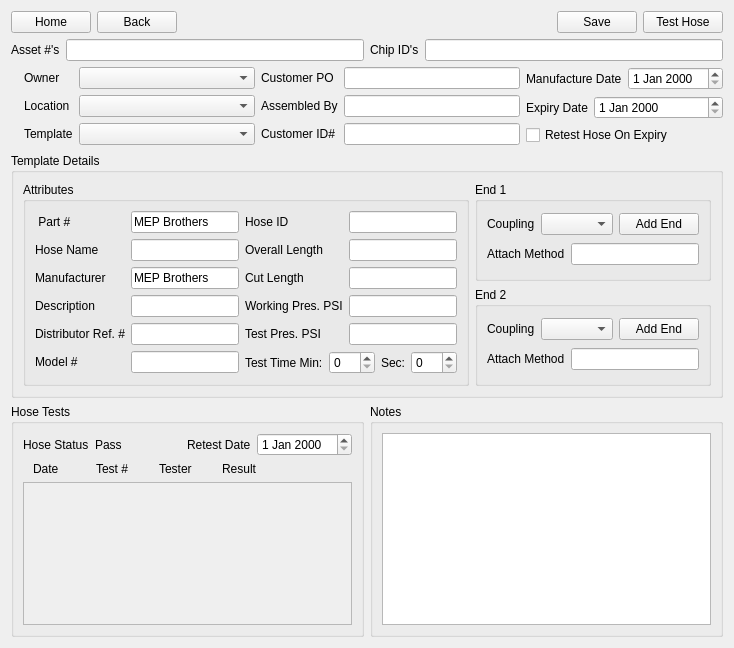
      <widget class="QWidget" name="AddHose">
       <layout class="QVBoxLayout" name="verticalLayout_30">
        <item>
         <layout class="QHBoxLayout" name="horizontalLayout_49">
          <item>
           <widget class="QPushButton" name="GoToHome_AddHose">
            <property name="text">
             <string>Home</string>
            </property>
           </widget>
          </item>
          <item>
           <widget class="QPushButton" name="GoBack_AddHose">
            <property name="text">
             <string>Back</string>
            </property>
           </widget>
          </item>
          <item>
           <spacer name="horizontalSpacer_13">
            <property name="orientation">
             <enum>Qt::Horizontal</enum>
            </property>
            <property name="sizeHint" stdset="0">
             <size>
              <width>40</width>
              <height>20</height>
             </size>
            </property>
           </spacer>
          </item>
          <item>
           <widget class="QPushButton" name="SaveChanges_AddHose">
            <property name="text">
             <string>Save</string>
            </property>
           </widget>
          </item>
          <item>
           <widget class="QPushButton" name="GoToTestHose_AddHose">
            <property name="text">
             <string>Test Hose</string>
            </property>
           </widget>
          </item>
         </layout>
        </item>
        <item>
         <layout class="QHBoxLayout" name="horizontalLayout_61">
          <item>
           <widget class="QLabel" name="label_93">
            <property name="text">
             <string>Asset #'s</string>
            </property>
           </widget>
          </item>
          <item>
           <widget class="QLineEdit" name="AssetNumbers_AddHose"/>
          </item>
          <item>
           <widget class="QLabel" name="label_94">
            <property name="text">
             <string>Chip ID's</string>
            </property>
           </widget>
          </item>
          <item>
           <widget class="QLineEdit" name="ChipIds_AddHose"/>
          </item>
         </layout>
        </item>
        <item>
         <layout class="QHBoxLayout" name="horizontalLayout_58">
          <item>
           <widget class="QLabel" name="HoseImage_AddHose">
            <property name="minimumSize">
             <size>
              <width>0</width>
              <height>80</height>
             </size>
            </property>
            <property name="maximumSize">
             <size>
              <width>120</width>
              <height>80</height>
             </size>
            </property>
            <property name="text">
             <string/>
            </property>
           </widget>
          </item>
          <item>
           <layout class="QGridLayout" name="gridLayout_4">
            <item row="1" column="3">
             <widget class="QLineEdit" name="AssembledBy_AddHose">
              <property name="sizePolicy">
               <sizepolicy hsizetype="Expanding" vsizetype="Fixed">
                <horstretch>1</horstretch>
                <verstretch>0</verstretch>
               </sizepolicy>
              </property>
             </widget>
            </item>
            <item row="0" column="0">
             <widget class="QLabel" name="label_100">
              <property name="text">
               <string>Owner</string>
              </property>
             </widget>
            </item>
            <item row="1" column="0">
             <widget class="QLabel" name="label_99">
              <property name="text">
               <string>Location</string>
              </property>
             </widget>
            </item>
            <item row="2" column="1">
             <widget class="QComboBox" name="HoseTemplate_AddHose"/>
            </item>
            <item row="1" column="1">
             <widget class="QComboBox" name="HoseLocation_addHose">
              <property name="sizePolicy">
               <sizepolicy hsizetype="Preferred" vsizetype="Fixed">
                <horstretch>1</horstretch>
                <verstretch>0</verstretch>
               </sizepolicy>
              </property>
             </widget>
            </item>
            <item row="0" column="3">
             <widget class="QLineEdit" name="PONumber_AddHose">
              <property name="sizePolicy">
               <sizepolicy hsizetype="Expanding" vsizetype="Fixed">
                <horstretch>1</horstretch>
                <verstretch>0</verstretch>
               </sizepolicy>
              </property>
             </widget>
            </item>
            <item row="2" column="0">
             <widget class="QLabel" name="label_76">
              <property name="text">
               <string>Template</string>
              </property>
             </widget>
            </item>
            <item row="0" column="1">
             <widget class="QComboBox" name="HoseOwner_AddHose">
              <property name="sizePolicy">
               <sizepolicy hsizetype="Preferred" vsizetype="Fixed">
                <horstretch>1</horstretch>
                <verstretch>0</verstretch>
               </sizepolicy>
              </property>
             </widget>
            </item>
            <item row="0" column="2">
             <widget class="QLabel" name="label_95">
              <property name="text">
               <string>Customer PO</string>
              </property>
             </widget>
            </item>
            <item row="1" column="2">
             <widget class="QLabel" name="label_98">
              <property name="text">
               <string>Assembled By</string>
              </property>
             </widget>
            </item>
            <item row="2" column="2">
             <widget class="QLabel" name="label_15">
              <property name="text">
               <string>Customer ID#</string>
              </property>
             </widget>
            </item>
            <item row="2" column="3">
             <widget class="QLineEdit" name="CustomerIDNumber_AddHose"/>
            </item>
           </layout>
          </item>
          <item>
           <layout class="QVBoxLayout" name="verticalLayout_13">
            <item>
             <layout class="QHBoxLayout" name="horizontalLayout_29">
              <item>
               <widget class="QLabel" name="label_104">
                <property name="text">
                 <string>Manufacture Date</string>
                </property>
               </widget>
              </item>
              <item>
               <widget class="QDateEdit" name="ManufactureDate_AddHose">
                <property name="sizePolicy">
                 <sizepolicy hsizetype="Minimum" vsizetype="Fixed">
                  <horstretch>1</horstretch>
                  <verstretch>0</verstretch>
                 </sizepolicy>
                </property>
               </widget>
              </item>
             </layout>
            </item>
            <item>
             <layout class="QHBoxLayout" name="horizontalLayout_57">
              <item>
               <widget class="QLabel" name="label_103">
                <property name="text">
                 <string>Expiry Date</string>
                </property>
               </widget>
              </item>
              <item>
               <widget class="QDateEdit" name="ExpiryDate_AddHose">
                <property name="sizePolicy">
                 <sizepolicy hsizetype="Minimum" vsizetype="Fixed">
                  <horstretch>1</horstretch>
                  <verstretch>0</verstretch>
                 </sizepolicy>
                </property>
               </widget>
              </item>
             </layout>
            </item>
            <item>
             <widget class="QCheckBox" name="RetestCheckBox_AddHose">
              <property name="sizePolicy">
               <sizepolicy hsizetype="Minimum" vsizetype="Fixed">
                <horstretch>1</horstretch>
                <verstretch>0</verstretch>
               </sizepolicy>
              </property>
              <property name="text">
               <string>Retest Hose On Expiry</string>
              </property>
             </widget>
            </item>
           </layout>
          </item>
         </layout>
        </item>
        <item>
         <widget class="QGroupBox" name="groupBox_21">
          <property name="title">
           <string>Template Details</string>
          </property>
          <layout class="QHBoxLayout" name="horizontalLayout_56">
           <item>
            <widget class="QGroupBox" name="groupBox_22">
             <property name="title">
              <string>Attributes</string>
             </property>
             <layout class="QHBoxLayout" name="horizontalLayout_50">
              <item>
               <layout class="QFormLayout" name="formLayout_5">
                <item row="0" column="0">
                 <widget class="QLabel" name="label_96">
                  <property name="text">
                   <string> Part #</string>
                  </property>
                 </widget>
                </item>
                <item row="0" column="1">
                 <widget class="QLineEdit" name="TemplatePartNumber_AddHose">
                  <property name="sizePolicy">
                   <sizepolicy hsizetype="Expanding" vsizetype="Fixed">
                    <horstretch>1</horstretch>
                    <verstretch>0</verstretch>
                   </sizepolicy>
                  </property>
                  <property name="text">
                   <string>MEP Brothers</string>
                  </property>
                 </widget>
                </item>
                <item row="1" column="0">
                 <widget class="QLabel" name="label_97">
                  <property name="text">
                   <string>Hose Name</string>
                  </property>
                 </widget>
                </item>
                <item row="1" column="1">
                 <widget class="QLineEdit" name="TemplateHoseName_AddHose">
                  <property name="sizePolicy">
                   <sizepolicy hsizetype="Expanding" vsizetype="Fixed">
                    <horstretch>1</horstretch>
                    <verstretch>0</verstretch>
                   </sizepolicy>
                  </property>
                 </widget>
                </item>
                <item row="2" column="0">
                 <widget class="QLabel" name="label_106">
                  <property name="text">
                   <string>Manufacturer</string>
                  </property>
                 </widget>
                </item>
                <item row="2" column="1">
                 <widget class="QLineEdit" name="HoseManufacturer_AddHose_2">
                  <property name="sizePolicy">
                   <sizepolicy hsizetype="Expanding" vsizetype="Fixed">
                    <horstretch>1</horstretch>
                    <verstretch>0</verstretch>
                   </sizepolicy>
                  </property>
                  <property name="text">
                   <string>MEP Brothers</string>
                  </property>
                 </widget>
                </item>
                <item row="3" column="0">
                 <widget class="QLabel" name="label_107">
                  <property name="text">
                   <string>Description</string>
                  </property>
                 </widget>
                </item>
                <item row="3" column="1">
                 <widget class="QLineEdit" name="TemplateDescription_AddHose">
                  <property name="sizePolicy">
                   <sizepolicy hsizetype="Expanding" vsizetype="Fixed">
                    <horstretch>1</horstretch>
                    <verstretch>0</verstretch>
                   </sizepolicy>
                  </property>
                 </widget>
                </item>
                <item row="4" column="0">
                 <widget class="QLabel" name="label_80">
                  <property name="text">
                   <string>Distributor Ref. #</string>
                  </property>
                 </widget>
                </item>
                <item row="4" column="1">
                 <widget class="QLineEdit" name="TemplateDistRef_AddHose">
                  <property name="sizePolicy">
                   <sizepolicy hsizetype="Expanding" vsizetype="Fixed">
                    <horstretch>1</horstretch>
                    <verstretch>0</verstretch>
                   </sizepolicy>
                  </property>
                 </widget>
                </item>
                <item row="5" column="0">
                 <widget class="QLabel" name="label_81">
                  <property name="text">
                   <string>Model #</string>
                  </property>
                 </widget>
                </item>
                <item row="5" column="1">
                 <widget class="QLineEdit" name="TemplateModelNumber_AddHose"/>
                </item>
               </layout>
              </item>
              <item>
               <layout class="QVBoxLayout" name="verticalLayout_25">
                <item>
                 <layout class="QFormLayout" name="formLayout_6">
                  <item row="0" column="0">
                   <widget class="QLabel" name="label_82">
                    <property name="text">
                     <string>Hose ID</string>
                    </property>
                   </widget>
                  </item>
                  <item row="0" column="1">
                   <widget class="QLineEdit" name="TemplateHoseID_AddHose"/>
                  </item>
                  <item row="1" column="0">
                   <widget class="QLabel" name="label_83">
                    <property name="text">
                     <string>Overall Length</string>
                    </property>
                   </widget>
                  </item>
                  <item row="1" column="1">
                   <widget class="QLineEdit" name="TemplateOverallLength_AddHose"/>
                  </item>
                  <item row="2" column="0">
                   <widget class="QLabel" name="label_84">
                    <property name="text">
                     <string>Cut Length</string>
                    </property>
                   </widget>
                  </item>
                  <item row="2" column="1">
                   <widget class="QLineEdit" name="TemplateCutLength_AddHose"/>
                  </item>
                  <item row="3" column="0">
                   <widget class="QLabel" name="label_85">
                    <property name="text">
                     <string>Working Pres. PSI</string>
                    </property>
                   </widget>
                  </item>
                  <item row="3" column="1">
                   <widget class="QLineEdit" name="TemplateWP_AddHose"/>
                  </item>
                  <item row="4" column="0">
                   <widget class="QLabel" name="label_86">
                    <property name="text">
                     <string>Test Pres. PSI</string>
                    </property>
                   </widget>
                  </item>
                  <item row="4" column="1">
                   <widget class="QLineEdit" name="TemplateTestPressure_AddHose"/>
                  </item>
                 </layout>
                </item>
                <item>
                 <layout class="QHBoxLayout" name="horizontalLayout_51">
                  <item>
                   <widget class="QLabel" name="label_87">
                    <property name="text">
                     <string>Test Time Min:</string>
                    </property>
                   </widget>
                  </item>
                  <item>
                   <widget class="QSpinBox" name="TestTimeMinutes_AddHose">
                    <property name="sizePolicy">
                     <sizepolicy hsizetype="Minimum" vsizetype="Fixed">
                      <horstretch>1</horstretch>
                      <verstretch>0</verstretch>
                     </sizepolicy>
                    </property>
                   </widget>
                  </item>
                  <item>
                   <widget class="QLabel" name="label_88">
                    <property name="text">
                     <string>Sec:</string>
                    </property>
                   </widget>
                  </item>
                  <item>
                   <widget class="QSpinBox" name="TestTimeSeconds_AddHose">
                    <property name="sizePolicy">
                     <sizepolicy hsizetype="Minimum" vsizetype="Fixed">
                      <horstretch>1</horstretch>
                      <verstretch>0</verstretch>
                     </sizepolicy>
                    </property>
                   </widget>
                  </item>
                 </layout>
                </item>
               </layout>
              </item>
             </layout>
            </widget>
           </item>
           <item>
            <layout class="QVBoxLayout" name="verticalLayout_27">
             <item>
              <widget class="QGroupBox" name="groupBox_23">
               <property name="title">
                <string>End 1</string>
               </property>
               <layout class="QVBoxLayout" name="verticalLayout_28">
                <item>
                 <layout class="QHBoxLayout" name="horizontalLayout_52">
                  <item>
                   <widget class="QLabel" name="label_89">
                    <property name="text">
                     <string>Coupling</string>
                    </property>
                   </widget>
                  </item>
                  <item>
                   <widget class="QComboBox" name="End1Coupling_AddHose">
                    <property name="sizePolicy">
                     <sizepolicy hsizetype="Preferred" vsizetype="Fixed">
                      <horstretch>1</horstretch>
                      <verstretch>0</verstretch>
                     </sizepolicy>
                    </property>
                   </widget>
                  </item>
                  <item>
                   <widget class="QPushButton" name="End1AddEndButton_AddHose">
                    <property name="text">
                     <string>Add End</string>
                    </property>
                   </widget>
                  </item>
                 </layout>
                </item>
                <item>
                 <layout class="QHBoxLayout" name="horizontalLayout_53">
                  <item>
                   <widget class="QLabel" name="label_90">
                    <property name="text">
                     <string>Attach Method</string>
                    </property>
                   </widget>
                  </item>
                  <item>
                   <widget class="QLineEdit" name="End1Attachment_AddHose">
                    <property name="sizePolicy">
                     <sizepolicy hsizetype="Expanding" vsizetype="Fixed">
                      <horstretch>1</horstretch>
                      <verstretch>0</verstretch>
                     </sizepolicy>
                    </property>
                   </widget>
                  </item>
                 </layout>
                </item>
               </layout>
              </widget>
             </item>
             <item>
              <widget class="QGroupBox" name="groupBox_24">
               <property name="title">
                <string>End 2</string>
               </property>
               <layout class="QVBoxLayout" name="verticalLayout_29">
                <item>
                 <layout class="QHBoxLayout" name="horizontalLayout_54">
                  <item>
                   <widget class="QLabel" name="label_91">
                    <property name="text">
                     <string>Coupling</string>
                    </property>
                   </widget>
                  </item>
                  <item>
                   <widget class="QComboBox" name="End2Coupling_AddHose">
                    <property name="sizePolicy">
                     <sizepolicy hsizetype="Preferred" vsizetype="Fixed">
                      <horstretch>1</horstretch>
                      <verstretch>0</verstretch>
                     </sizepolicy>
                    </property>
                   </widget>
                  </item>
                  <item>
                   <widget class="QPushButton" name="End2AddEndButton_AddHose">
                    <property name="text">
                     <string>Add End</string>
                    </property>
                   </widget>
                  </item>
                 </layout>
                </item>
                <item>
                 <layout class="QHBoxLayout" name="horizontalLayout_55">
                  <item>
                   <widget class="QLabel" name="label_92">
                    <property name="text">
                     <string>Attach Method</string>
                    </property>
                   </widget>
                  </item>
                  <item>
                   <widget class="QLineEdit" name="End2Attachment_AddHose">
                    <property name="sizePolicy">
                     <sizepolicy hsizetype="Expanding" vsizetype="Fixed">
                      <horstretch>1</horstretch>
                      <verstretch>0</verstretch>
                     </sizepolicy>
                    </property>
                   </widget>
                  </item>
                 </layout>
                </item>
               </layout>
              </widget>
             </item>
            </layout>
           </item>
          </layout>
         </widget>
        </item>
        <item>
         <layout class="QHBoxLayout" name="horizontalLayout_74">
          <item>
           <widget class="QGroupBox" name="groupBox_25">
            <property name="sizePolicy">
             <sizepolicy hsizetype="Preferred" vsizetype="Preferred">
              <horstretch>0</horstretch>
              <verstretch>1</verstretch>
             </sizepolicy>
            </property>
            <property name="title">
             <string>Hose Tests</string>
            </property>
            <layout class="QVBoxLayout" name="verticalLayout_32">
             <item>
              <layout class="QHBoxLayout" name="horizontalLayout_59">
               <property name="sizeConstraint">
                <enum>QLayout::SetMaximumSize</enum>
               </property>
               <item>
                <widget class="QLabel" name="label_105">
                 <property name="text">
                  <string>Hose Status</string>
                 </property>
                </widget>
               </item>
               <item>
                <widget class="QLabel" name="HoseStatus_AddEnd">
                 <property name="sizePolicy">
                  <sizepolicy hsizetype="Preferred" vsizetype="Preferred">
                   <horstretch>1</horstretch>
                   <verstretch>0</verstretch>
                  </sizepolicy>
                 </property>
                 <property name="text">
                  <string>Pass</string>
                 </property>
                </widget>
               </item>
               <item>
                <widget class="QLabel" name="label_101">
                 <property name="text">
                  <string>Retest Date</string>
                 </property>
                </widget>
               </item>
               <item>
                <widget class="QDateEdit" name="RetestDate_AddHose">
                 <property name="sizePolicy">
                  <sizepolicy hsizetype="Minimum" vsizetype="Fixed">
                   <horstretch>1</horstretch>
                   <verstretch>0</verstretch>
                  </sizepolicy>
                 </property>
                </widget>
               </item>
              </layout>
             </item>
             <item>
              <layout class="QHBoxLayout" name="horizontalLayout_82">
               <property name="leftMargin">
                <number>10</number>
               </property>
               <property name="rightMargin">
                <number>10</number>
               </property>
               <item>
                <widget class="QLabel" name="label_136">
                 <property name="text">
                  <string>Date</string>
                 </property>
                </widget>
               </item>
               <item>
                <widget class="QLabel" name="label_135">
                 <property name="text">
                  <string>Test #</string>
                 </property>
                </widget>
               </item>
               <item>
                <widget class="QLabel" name="label_134">
                 <property name="text">
                  <string>Tester</string>
                 </property>
                </widget>
               </item>
               <item>
                <widget class="QLabel" name="label_133">
                 <property name="text">
                  <string>Result</string>
                 </property>
                </widget>
               </item>
               <item>
                <widget class="QLabel" name="label_132">
                 <property name="text">
                  <string/>
                 </property>
                </widget>
               </item>
              </layout>
             </item>
             <item>
              <widget class="QScrollArea" name="scrollArea_6">
               <property name="widgetResizable">
                <bool>true</bool>
               </property>
               <property name="alignment">
                <set>Qt::AlignLeading|Qt::AlignLeft|Qt::AlignTop</set>
               </property>
               <widget class="QWidget" name="scrollAreaWidgetContents_7">
                <property name="geometry">
                 <rect>
                  <x>0</x>
                  <y>0</y>
                  <width>98</width>
                  <height>28</height>
                 </rect>
                </property>
                <layout class="QGridLayout" name="gridLayout_12">
                 <item row="0" column="0">
                  <layout class="QGridLayout" name="HoseTestsArea_AddHose"/>
                 </item>
                 <item row="1" column="0">
                  <spacer name="verticalSpacer_10">
                   <property name="orientation">
                    <enum>Qt::Vertical</enum>
                   </property>
                   <property name="sizeHint" stdset="0">
                    <size>
                     <width>20</width>
                     <height>40</height>
                    </size>
                   </property>
                  </spacer>
                 </item>
                </layout>
               </widget>
              </widget>
             </item>
             <item>
              <layout class="QHBoxLayout" name="RecentTests_AddHose"/>
             </item>
            </layout>
           </widget>
          </item>
          <item>
           <widget class="QGroupBox" name="groupBox_19">
            <property name="title">
             <string>Notes</string>
            </property>
            <layout class="QGridLayout" name="gridLayout_16">
             <item row="0" column="0">
              <widget class="QPlainTextEdit" name="HoseNotes_AddHose"/>
             </item>
            </layout>
           </widget>
          </item>
         </layout>
        </item>
       </layout>
      </widget>
